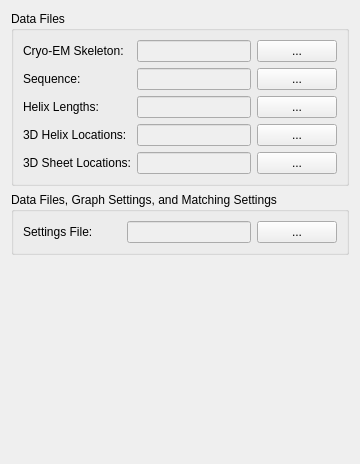
      <widget class="QWidget" name="tabDataSources" >
       <attribute name="title" >
        <string>Data Sources</string>
       </attribute>
       <layout class="QVBoxLayout" name="verticalLayout" >
        <item>
         <widget class="QGroupBox" name="groupBox_7" >
          <property name="title" >
           <string>Data Files</string>
          </property>
          <layout class="QGridLayout" name="gridLayout_2" >
           <item row="0" column="0" >
            <layout class="QGridLayout" name="gridLayout" >
             <item row="0" column="0" >
              <widget class="QLabel" name="label_3" >
               <property name="text" >
                <string>Cryo-EM Skeleton:</string>
               </property>
              </widget>
             </item>
             <item row="0" column="1" >
              <widget class="QLineEdit" name="lineEditSkeletonFile" >
               <property name="enabled" >
                <bool>false</bool>
               </property>
               <property name="sizePolicy" >
                <sizepolicy vsizetype="Fixed" hsizetype="Expanding" >
                 <horstretch>0</horstretch>
                 <verstretch>0</verstretch>
                </sizepolicy>
               </property>
              </widget>
             </item>
             <item row="0" column="2" >
              <widget class="QPushButton" name="pushButtonGetSkeletonFile" >
               <property name="text" >
                <string>...</string>
               </property>
              </widget>
             </item>
             <item row="1" column="0" >
              <widget class="QLabel" name="label_4" >
               <property name="lineWidth" >
                <number>0</number>
               </property>
               <property name="text" >
                <string>Sequence:</string>
               </property>
              </widget>
             </item>
             <item row="1" column="1" >
              <widget class="QLineEdit" name="lineEditSequenceFile" >
               <property name="enabled" >
                <bool>false</bool>
               </property>
              </widget>
             </item>
             <item row="1" column="2" >
              <widget class="QPushButton" name="pushButtonGetSequenceFile" >
               <property name="text" >
                <string>...</string>
               </property>
              </widget>
             </item>
             <item row="2" column="0" >
              <widget class="QLabel" name="label" >
               <property name="text" >
                <string>Helix Lengths:</string>
               </property>
              </widget>
             </item>
             <item row="2" column="1" >
              <widget class="QLineEdit" name="lineEditHelixLengthFile" >
               <property name="enabled" >
                <bool>false</bool>
               </property>
              </widget>
             </item>
             <item row="2" column="2" >
              <widget class="QPushButton" name="pushButtonGetHelixLengthFile" >
               <property name="sizePolicy" >
                <sizepolicy vsizetype="Fixed" hsizetype="Minimum" >
                 <horstretch>0</horstretch>
                 <verstretch>0</verstretch>
                </sizepolicy>
               </property>
               <property name="text" >
                <string>...</string>
               </property>
              </widget>
             </item>
             <item row="3" column="0" >
              <widget class="QLabel" name="label_2" >
               <property name="text" >
                <string>3D Helix Locations:</string>
               </property>
              </widget>
             </item>
             <item row="3" column="1" >
              <widget class="QLineEdit" name="lineEditHelixLocationFile" >
               <property name="enabled" >
                <bool>false</bool>
               </property>
              </widget>
             </item>
             <item row="3" column="2" >
              <widget class="QPushButton" name="pushButtonGetHelixLocationFile" >
               <property name="text" >
                <string>...</string>
               </property>
              </widget>
             </item>
             <item row="4" column="0" >
              <widget class="QLabel" name="label_5" >
               <property name="text" >
                <string>3D Sheet Locations:</string>
               </property>
              </widget>
             </item>
             <item row="4" column="1" >
              <widget class="QLineEdit" name="lineEditSheetLocationFile" >
               <property name="enabled" >
                <bool>false</bool>
               </property>
              </widget>
             </item>
             <item row="4" column="2" >
              <widget class="QPushButton" name="pushButtonGetSheetLocationFile" >
               <property name="text" >
                <string>...</string>
               </property>
              </widget>
             </item>
            </layout>
           </item>
          </layout>
         </widget>
        </item>
        <item>
         <widget class="QGroupBox" name="groupBox_8" >
          <property name="title" >
           <string>Data Files, Graph Settings, and Matching Settings</string>
          </property>
          <layout class="QGridLayout" name="gridLayout_6" >
           <item row="0" column="0" >
            <widget class="QLabel" name="label_20" >
             <property name="minimumSize" >
              <size>
               <width>98</width>
               <height>0</height>
              </size>
             </property>
             <property name="lineWidth" >
              <number>0</number>
             </property>
             <property name="text" >
              <string>Settings File:</string>
             </property>
            </widget>
           </item>
           <item row="0" column="1" >
            <widget class="QLineEdit" name="lineEditSettingsFile" >
             <property name="enabled" >
              <bool>false</bool>
             </property>
             <property name="text" >
              <string/>
             </property>
            </widget>
           </item>
           <item row="0" column="2" >
            <widget class="QPushButton" name="pushButtonGetSettingsFile" >
             <property name="text" >
              <string>...</string>
             </property>
            </widget>
           </item>
          </layout>
         </widget>
        </item>
        <item>
         <spacer name="verticalSpacer_2" >
          <property name="orientation" >
           <enum>Qt::Vertical</enum>
          </property>
          <property name="sizeHint" stdset="0" >
           <size>
            <width>338</width>
            <height>198</height>
           </size>
          </property>
         </spacer>
        </item>
       </layout>
      </widget>
